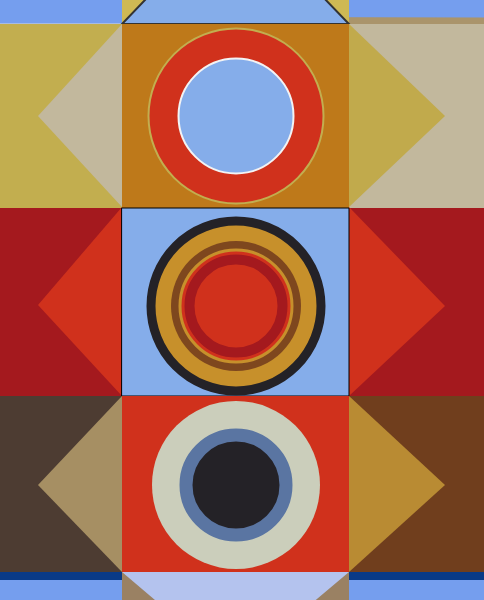
Frame 1 (no input)
Frame 60 (no input): identical to frame 1, image omitted
Frame 120 (the mouse pressed at the canvas centre since frame 60): identical to frame 1, image omitted

The p5.js sketch that drew this single still picture (run headless with seeded random() and noise() and a simulated clock; from frame 60 on, the mouse is pressed at the canvas centre):

// p5.js sketch
// ── sketch.js
function setup() {
  createCanvas(484, 600);
}

function draw() {
  background(220); // fondo base (no visible en la obra final)
  noStroke();
  
  // fila 1
  
  fill(117,158,238); // rectángulo celeste
  rect(0,0,484,23.5)

  strokeWeight(7);
  stroke(170,148,107); // línea horizontal café claro (mitad derecha del lienzo)
  line(242,20.4,484,21);

  noStroke();
  fill(207,185,84); // rectángulo amarillo
  rect(122,0,227,24);
  
  strokeWeight(2);
  stroke(51);
  fill(133,173,234); // triángulo celeste con borde negro (sale del lienzo)
  triangle(235,-94,122,24,349,24);
  
  // fila 2
  
  noStroke();
  fill(194,174,79); // rectángulo amarillo
  rect(0,24,242,184);
  
  fill(194,184,157); // rectángulo beige
  rect(242,24,484,184);
  
  fill(194,184,157); // triángulo beige
  triangle(38,116,122,24,122,207);
  
  fill(193,170,76); // triángulo amarillo
  triangle(445,116,349,24,349,207);
  
  fill(190,121,26); // rectángulo naranjo
  rect(122,24,227,184);
  
  strokeWeight(2);
  stroke(194,174,79);
  fill(208,49,28); // círculo rojo con borde amarillo
  circle(236, 116, 175);
  
  strokeWeight(2);
  stroke(243,243,244);
  fill(133,173,234); // círculo celeste con borde blanco
  circle(236,116,115);
  
  // fila 3
  
  noStroke();
  fill(164,25,30); // rectángulo rojo oscuro
  rect(0,208,484,188);
  
  fill(208,49,28); // triángulo rojo
  triangle(38,305,122,207,122,396);
  
  fill(208,49,28); // triángulo rojo
  triangle(445,306,349,207,349,396);
  
  strokeWeight(1);
  stroke(0);
  fill(133,173,234); // rectángulo celeste con borde negro
  rect(122,208,227,188);
    
  strokeWeight(9);
  stroke(36,34,39);
  fill(199,144,43); // círculo naranjo con borde negro
  circle(236, 306, 170);
  
  noStroke();
  fill(126,71,30); // círculo café
  circle(236,306,130);
  
  strokeWeight(3);
  stroke(199,144,43);
  fill(208,49,28); // círculo rojo con borde naranjo
  circle(236,306,112);
  
  strokeWeight(10);
  stroke(164,25,30);
  fill(208,49,28); // círculo rojo con borde rojo oscuro
  circle(236,306,93);
  
  // fila 4
  
  noStroke();
  fill(77,60,50); // rectángulo café
  rect(0,396,484,176);
  
  fill(112,62,29) // rectángulo café claro
  rect(242,396,484,184);
  
  fill(166,143,99); // triángulo café claro
  triangle(38,485,122,396,122,572);
  
  fill(185,139,51); // triángulo amarillo
  triangle(445,485,349,396,349,572);
  
  fill(208,49,28); // rectángulo rojo
  rect(122,396,227,188);
 
  fill(203,206,187); // círculo beige claro
  circle(236, 485, 168);
  
  strokeWeight(13);
  stroke(90,117,162);
  fill(36,34,39); // círculo negro con borde celeste
  circle(236,485,100);
  
  // fila 5

  strokeWeight(11);
  stroke(9,58,135); // línea horizontal azul
  line(0,577.5,484,577.5);
  
  noStroke();
  fill(117,158,238); // rectángulo celeste
  rect(0,580,484,20);
  
  fill(154,129,99); // rectángulo café claro
  rect(122,572,227,29);

  noStroke();
  fill(180,195,238); // triángulo celeste (sale del lienzo)
  triangle(235,668,122,572,349,572);
  
 
}
